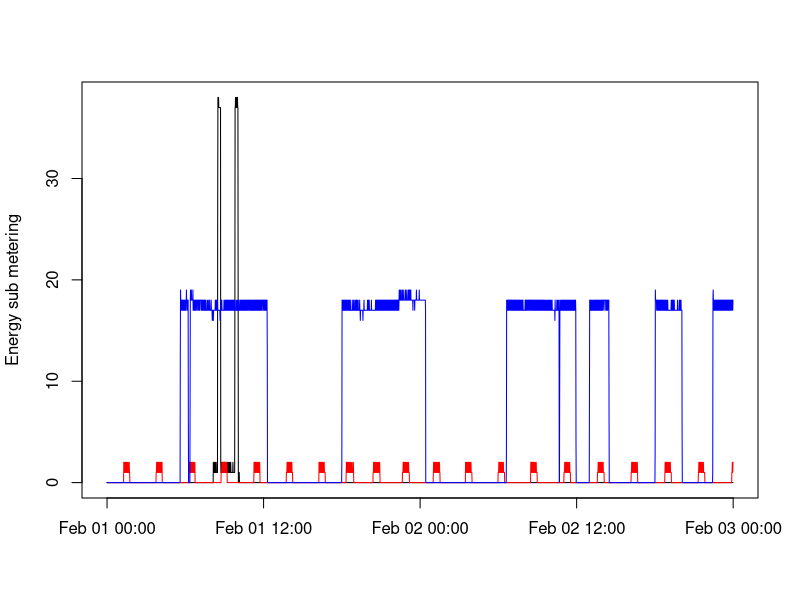

Write the R code that produced this figure.
# Plot 3 file:
data3 <- read.csv("proj.data.csv")
library(dplyr)
data3 <- tbl_df(data3)
data3 <- mutate(data3, Date = as.character(Date), Time = as.character(Time), date_time = paste0(Date, "-", Time))
data3 <- mutate(data3, date_time = as.POSIXct(date_time, format = "%Y-%m-%d-%H:%M:%S"))

png(filename = "plot3.png", width = 480, height = 480)
with(data3, plot(x = date_time, y = Sub_metering_1, pch = NA,
                 xlab = "", ylab = "Energy sub metering"))
with(data3, lines(x = date_time, y = Sub_metering_1, col = "black"))
with(data3, lines(x = date_time, y = Sub_metering_2, col = "red"))
with(data3, lines(x = date_time, y = Sub_metering_3, col = "blue"))
dev.off()
